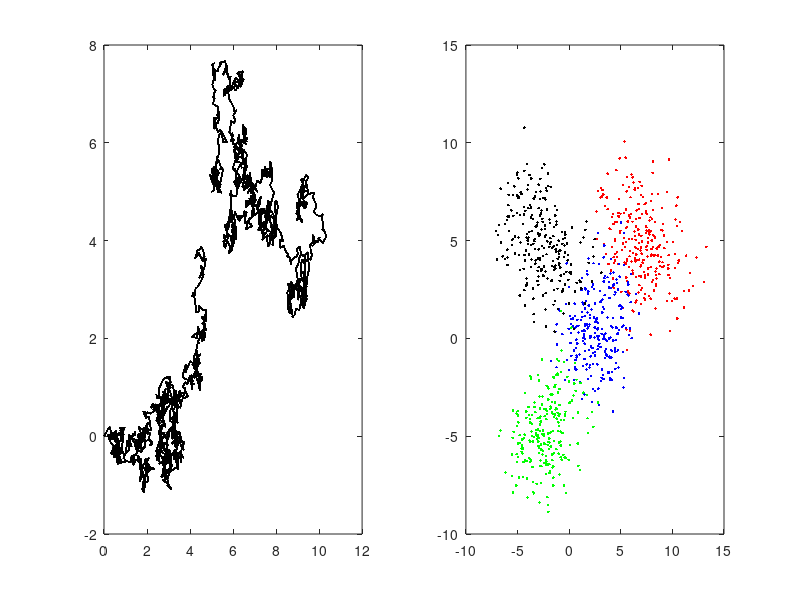

Source code (MATLAB):
%% simulate data

% define parameters
L = 2;
T = 1000;
J = 4;
R = 2;           % observation noise
Q = 0.008;       % process noise      

% initalize cluster means and covariances
Cv = R * eye(L);        % observation covariance
Cu = Q * eye(L);        % system's covariance  
u1(1,:) = zeros(1,L);   
u2(1,:) = 5 * ones(1,L); 
u3(1,:) = [-5 -5]; 
u4(1,:) =  [-5 5]; 


% first observation
V(1, :) = mvnrnd(u1(1, :), Cv,1);
cluster_id(1) = 1;

for i = 1 : T-1
    e1 = mvnrnd(zeros(1,L), Cu, 1);
    e2 = mvnrnd(zeros(1,L), Cu, 1);
    e3 = mvnrnd(zeros(1,L), Cu, 1);
    e4 = mvnrnd(zeros(1,L), Cu, 1);
    u1(i + 1, :) = u1(i, :) + e1;
    u2(i + 1, :) = u2(i, :) + e2;
    u3(i + 1, :) = u3(i, :) + e1;
    u4(i + 1, :) = u4(i, :) + e2;
    
    r = rand;
    if r <= 0.25
        cluster_id(i+1) = 1;
        V(i + 1, :) = mvnrnd(u1(i+1, :), Cv, 1);
    end
    if (r > 0.25  && r <= 0.5)
        cluster_id(i+1) = 2;
        V(i+1, :) = mvnrnd(u2(i+1, :),Cv, 1);
    end
    if (r > 0.5  && r <= 0.75)
        cluster_id(i+1) = 3;
        V(i+1, :) = mvnrnd(u3(i+1, :),Cv, 1);
    end
    if (r > 0.75  && r <= 1)
        cluster_id(i+1) = 4;
        V(i+1, :) = mvnrnd(u4(i+1, :),Cv, 1);
    end
end

figure;
% plot means trajectories
subplot(1,2,1)
for i = 1 : T
    plot(u1(:,1),u1(:,2),'-k');
    hold on;
    plot(u2(:,1),u2(:,2),'-k');
end 
 
% plot observed data
subplot(1,2,2);
for k = 1 : T
    if (cluster_id(k) == 1) ~= 0
        plot(V(k,1),V(k,2),'.b');   
        hold on;
    end
    if (cluster_id(k) == 2) ~= 0
        plot(V(k,1),V(k,2),'.r');   
        hold on;
    end
    if (cluster_id(k) == 3) ~= 0
        plot(V(k,1),V(k,2),'.g');   
        hold on;
    end
    if (cluster_id(k) == 4) ~= 0
        plot(V(k,1),V(k,2),'.k');   
        hold on;
    end
end

